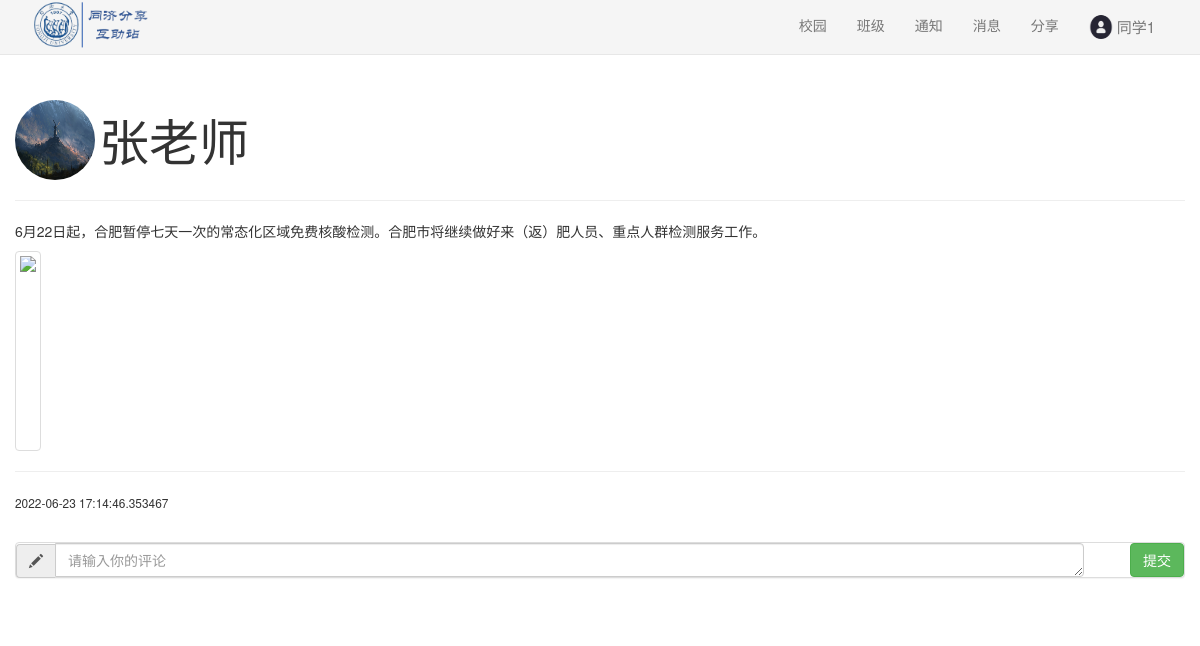
Before: /post/11 (signed in) with the older database file.
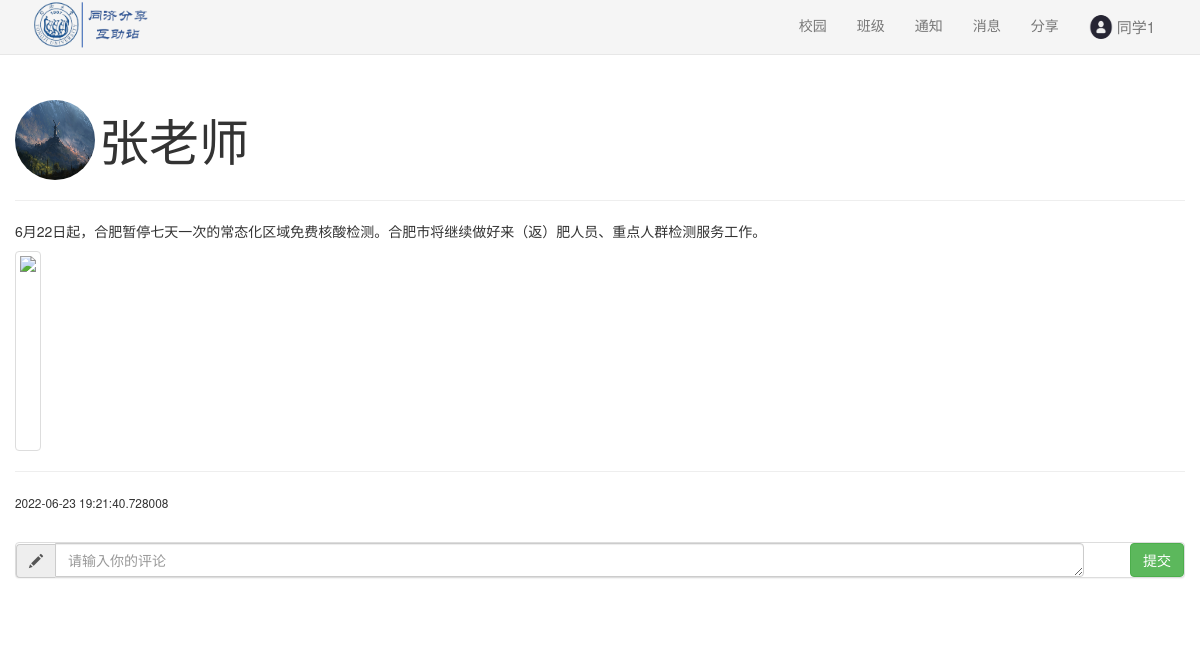
After: the same page with the newer database file.
### sql.py (models this page shows)
class post(db.Model):#帖子
    id=db.Column(db.Integer, primary_key=True)
    post_content=db.Column(db.Text)#帖子内容
    create_at = db.Column(db.DateTime, default=datetime.datetime.now)
    update_at = db.Column(db.DateTime, default=datetime.datetime.now, onupdate=datetime.datetime.now)
    publish_user_id=db.Column(db.Integer, db.ForeignKey('user.id'))#发的人
    publish_user_name=db.Column(db.String(20))
    picture_number=db.Column(db.Integer)
    post_comments=db.relationship('post_comment',backref='post_comments')#评论
    status=db.Column(db.String(20))#状态,比如删除/隐藏

### apps/basic.py (the view)
@basicbp.route('/post/<post_id>', methods=['GET', 'POST'])
def viewpost(post_id):
    if (current_user.is_authenticated==False):
        return redirect(url_for("basic.login"))
    if request.method == "POST":
        user_no=current_user.id
        post_content=request.form['comment_content']
        sql.add_post_comment(user_no,post_id,post_content)
    post_content,number,time,comment,user=sql.find_post(post_id)
    return render_template("post.html",
                           post_id=post_id,
                           post_content=post_content,
                           picture_number=number,
                           time=time,
                           comment=comment,
                           user=user,
                           user_id=current_user.id,
                           user_name=current_user.name,
                           class_id=current_user.class_id)

### sql.py (called while the page is built)
@login_manager.user_loader
def load_user(user_id):  # 创建用户加载回调函数，接受用户 ID 作为参数
    user = User.query.get(int(user_id))  # 用 ID 作为 User 模型的 主键查询对应的用户
    return user

def find_post(post_id):
    p=post.query.get(post_id)
    comment=p.post_comments
    user=User.query.get(p.publish_user_id)
    time=p.update_at
    return p.post_content,p.picture_number,time,comment,user

### apps/templates/post.html (shortened to what this page needs)
<!DOCTYPE html>
<html>
<head>
    <link rel="stylesheet" href="{{ url_for('static', filename='css/bootstrap.min.css') }}">
    <link href="{{ url_for('static', filename='css/minecss.css') }}" rel="stylesheet">
</head>
<body>
{% include "common/header.html" %}
<br><br><br>
<div class="container">
    <div class="row">
            <img class="img-circle" style="width:80px;height:80px;"
                 src="{{url_for('static', filename='images/user/'+user.id|string+'/head.jpg')}}"/>
            <span style="vertical-align:middle;font-size: 50px">{{user.name}}</span>
            <hr>
            <p>
                {{post_content}}
            </p>
            {% if picture_number %}
            <img class="img-thumbnail " style="height:200px;"
                 src="{{ url_for('static', filename='images/post/'+post_id|string+'/'+picture_number|string+'.jpg') }}"/>
            {% endif %}
            <hr>
            <p><small>{{time}}</small></p>
            <br>
            <div class="panel panel-default">
                <form class="form-horizontal" method="post">
                    <div class="row">
                        <div class="col-md-11">
                            <div class="input-group">
                                <div class="input-group-addon glyphicon glyphicon-pencil"></div>
                                <textarea class="form-control" rows="1" name="comment_content" placeholder="请输入你的评论"
                                          required></textarea>
                            </div>
                        </div>
                        <div class="col-md-1">
                            <input type="submit" value="提交" class="btn btn-success pull-right">
                        </div>
                    </div>
                </form>
            </div>
            <br>
        </div>
</div>
</body>
</html>

Changed rows visible on the page:
changed post "6月22日起，合肥暂停七天一次的常态化区域免费核酸检测。合肥市将继续做好来（返）肥人员、重点人群检测服务工作。": update_at "2022-06-23 17:14:46.353467" → "2022-06-23 19:21:40.728008"
